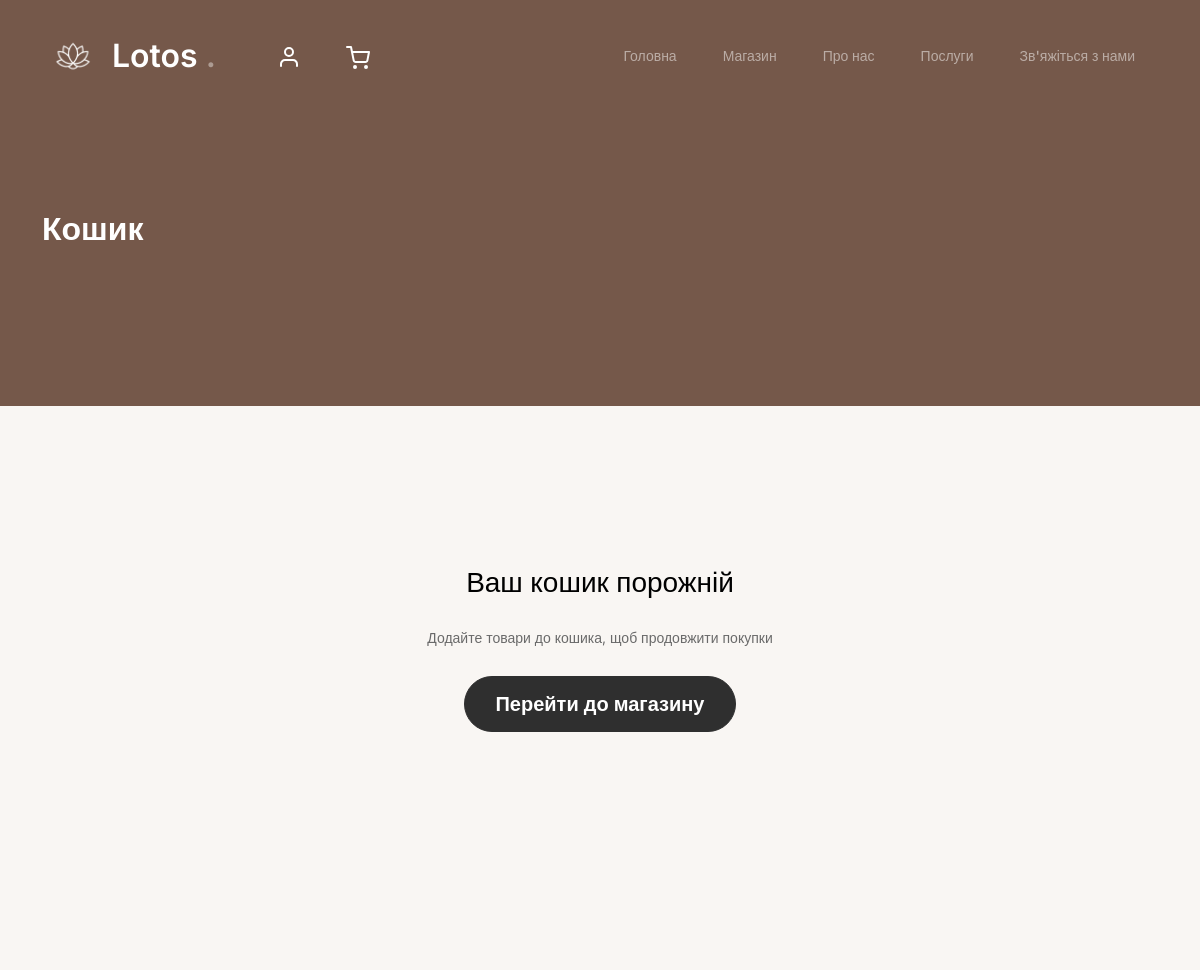
Before: /cart (signed in, upper part) with the older database file.
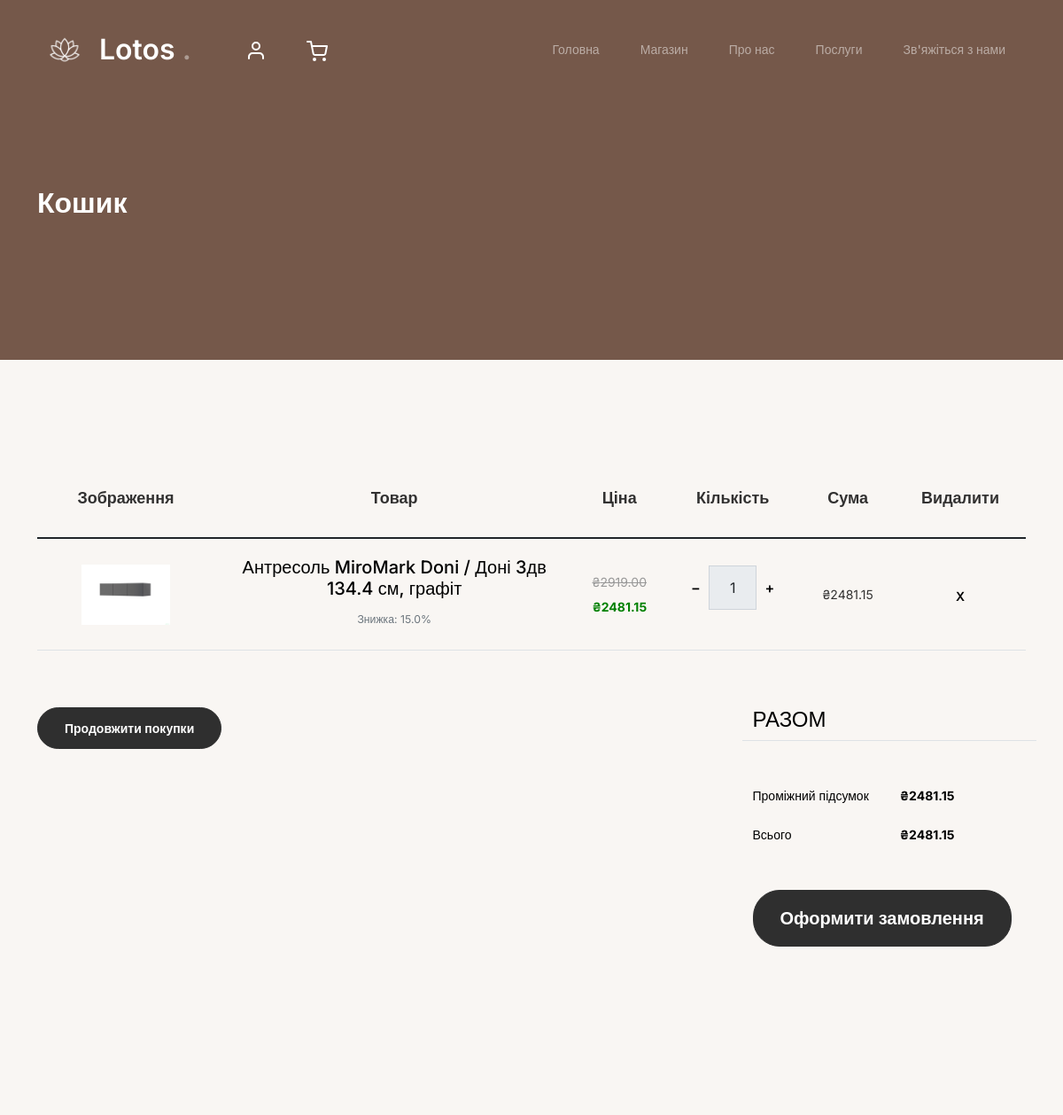
After: the same page with the newer database file.
### models/models.py (models this page shows, shortened)
class CartItem(Base):
    __tablename__ = "cart_items"
    id = Column(Integer, primary_key=True)
    cart_id = Column(Integer, ForeignKey("carts.id"), nullable=False)
    product_id = Column(Integer, ForeignKey("products.id"), nullable=False)
    quantity = Column(Integer, default=1, nullable=False)
    added_at = Column(DateTime, default=datetime.utcnow)
    cart = relationship("Cart", back_populates="items")
    product = relationship("Product")
    def subtotal(self) -> float:
        return round(self.product.price_after_discount() * self.quantity, 2)

class Product(Base):
    __tablename__ = "products"
    id = Column(Integer, primary_key=True)
    name = Column(String(255), nullable=False)
    description = Column(Text, default="")
    price = Column(Float, default=0.0, nullable=False)
    discount_percent = Column(Float, default=0.0, nullable=False)
    preview = Column(String(512), nullable=True)
    category_id = Column(Integer, ForeignKey("categories.id"), nullable=True)
    attributes = Column(Text, default="")
    created_at = Column(DateTime, default=datetime.utcnow)
    updated_at = Column(DateTime, default=datetime.utcnow, onupdate=datetime.utcnow)
    category = relationship("Category", back_populates="products")
    images = relationship(
        "ProductImage", back_populates="product", cascade="all, delete-orphan"
    )
    addon_categories = relationship(
        "AddOnCategory", back_populates="product", cascade="all, delete-orphan"
    )
    def price_after_discount(self) -> float:
        try:
            discount = max(0.0, min(100.0, float(self.discount_percent or 0.0)))
            return round(float(self.price) * (1.0 - discount / 100.0), 2)
        except Exception:
            return float(self.price or 0.0)

### main.py (the view)
@app.route("/cart")
@login_required
def cart():
    db = SessionLocal()
    try:
        user_id = session["user_id"]
        cart_obj = (
            db.query(Cart)
            .options(
                joinedload(Cart.items)
                .joinedload(CartItem.product)
                .joinedload(Product.images)
            )
            .filter(Cart.user_id == user_id)
            .first()
        )
        if not cart_obj:
            cart_data = SimpleNamespace(items=[], total_price=0.0, total_items=0)
        else:
            items_list = list(cart_obj.items)
            try:
                total_price = float(cart_obj.total_price())
            except Exception:
                total_price = 0.0
            try:
                total_items = int(cart_obj.total_items())
            except Exception:
                total_items = len(items_list)
            cart_data = SimpleNamespace(
                items=items_list,
                total_price=total_price,
                total_items=total_items,
            )
        return render_template("cart.html", cart=cart_data)
    finally:
        db.close()

### main.py (called while the page is built)
@app.context_processor
def inject_urls():
    return {
        "urls": {
            "delete_category": url_for("categories.delete_category"),
            "add_category": url_for("categories.add_category"),
        }
    }

### models/models.py (called while the page is built)
    def total_price(self) -> float:
        return round(sum(item.subtotal() for item in self.items), 2)

    def total_items(self) -> int:
        return sum(item.quantity for item in self.items)

### templates/cart.html (shortened to what the changed rows need)
<!doctype html>
<html lang="en">
<head>
  <link href="{{url_for('static', filename='css/bootstrap.min.css')}}" rel="stylesheet">
  <link href="https://cdnjs.cloudflare.com/ajax/libs/font-awesome/6.0.0-beta3/css/all.min.css" rel="stylesheet">
  <link href="{{url_for('static', filename='css/tiny-slider.css')}}" rel="stylesheet">
  <link href="{{url_for('static', filename='css/style.css')}}" rel="stylesheet">
</head>
<body>
  <div class="hero">
    <div class="container">
      <div class="row justify-content-between">
        <div class="col-lg-5">
          <div class="intro-excerpt">
            <h1>Кошик</h1>
          </div>
        </div>
      </div>
    </div>
  </div>
  <div class="untree_co-section before-footer-section">
    <div class="container">
      {% if cart.items and cart.items|length > 0 %}
      <div class="row mb-5">
        <div class="col-md-12">
          <div class="site-blocks-table">
            <table class="table">
              <thead>
                <tr>
                  <th class="product-thumbnail">Зображення</th>
                  <th class="product-name">Товар</th>
                  <th class="product-price">Ціна</th>
                  <th class="product-quantity">Кількість</th>
                  <th class="product-total">Сума</th>
                  <th class="product-remove">Видалити</th>
                </tr>
              </thead>
              <tbody id="cartTableBody">
                {% for item in cart.items %}
                {% set product = item.product %}
                {% set img_src = product.preview %}
                {% if (not img_src) and product.images and product.images|length > 0 %}
                  {% set img_src = product.images[0].path %}
                {% endif %}
                {% set price_after_discount = product.price_after_discount() %}
                <tr data-cart-item-id="{{ item.id }}">
                  <td class="product-thumbnail">
                    {% if img_src %}
                    <img src="{{ url_for('static', filename=img_src[7:] if img_src.startswith('static/') else img_src) }}" alt="{{ product.name }}" class="img-fluid" style="max-width: 100px;">
                    {% else %}
                    <img src="{{url_for('static', filename='images/product-1.png')}}" alt="{{ product.name }}" class="img-fluid" style="max-width: 100px;">
                    {% endif %}
                  </td>
                  <td class="product-name">
                    <h2 class="h5 text-black">{{ product.name }}</h2>
                    {% if product.discount_percent and product.discount_percent > 0 %}
                    <small class="text-muted">Знижка: {{ product.discount_percent }}%</small>
                    {% endif %}
                  </td>
                  <td class="product-price" data-price="{{ price_after_discount }}">
                    {% if product.discount_percent and product.discount_percent > 0 %}
                    <span style="text-decoration: line-through; color: #999;">₴{{ '%.2f' % product.price }}</span><br>
                    <strong style="color: green;">₴{{ '%.2f' % price_after_discount }}</strong>
                    {% else %}
                    ₴{{ '%.2f' % price_after_discount }}
                    {% endif %}
                  </td>
                  <td>
                    <div class="input-group mb-3 d-flex align-items-center quantity-container" style="max-width: 120px;">
                      <div class="input-group-prepend">
                        <button class="btn btn-outline-black decrease" type="button">&minus;</button>
                      </div>
                      <input type="text" class="form-control text-center quantity-amount" value="{{ item.quantity }}" readonly>
                      <div class="input-group-append">
                        <button class="btn btn-outline-black increase" type="button">&plus;</button>
                      </div>
                    </div>
                  </td>
                  <td class="product-subtotal">₴{{ '%.2f' % item.subtotal() }}</td>
                  <td>
                    <button class="btn btn-black btn-sm remove-item">X</button>
                  </td>
                </tr>
                {% endfor %}
              </tbody>
            </table>
          </div>
        </div>
      </div>
      <div class="row">
        <div class="col-md-6">
          <div class="row mb-5">
            <div class="col-md-6">
              <a href="{{ url_for('categories_view') }}" class="btn btn-outline-black btn-sm btn-block">Продовжити покупки</a>
            </div>
          </div>
        </div>
        <div class="col-md-6 pl-5">
          <div class="row justify-content-end">
            <div class="col-md-7">
              <div class="row">
                <div class="col-md-12 text-right border-bottom mb-5">
                  <h3 class="text-black h4 text-uppercase">Разом</h3>
                </div>
              </div>
              <div class="row mb-3">
                <div class="col-md-6">
                  <span class="text-black">Проміжний підсумок</span>
                </div>
                <div class="col-md-6 text-right">
                  <strong class="text-black" id="cartSubtotal">₴{{ '%.2f' % cart.total_price }}</strong>
                </div>
              </div>
              <div class="row mb-5">
                <div class="col-md-6">
                  <span class="text-black">Всього</span>
                </div>
                <div class="col-md-6 text-right">
                  <strong class="text-black" id="cartTotal">₴{{ '%.2f' % cart.total_price }}</strong>
                </div>
              </div>
              <div class="row">
                <div class="col-md-12">
                  <button class="btn btn-black btn-lg py-3 btn-block" onclick="proceedToCheckout()">Оформити замовлення</button>
                </div>
              </div>
            </div>
          </div>
        </div>
      </div>
      {% else %}
      <div class="row">
        <div class="col-md-12 text-center py-5">
          <h3 class="text-black mb-4">Ваш кошик порожній</h3>
          <p class="mb-4">Додайте товари до кошика, щоб продовжити покупки</p>
          <a href="{{ url_for('categories_view') }}" class="btn btn-black btn-lg">Перейти до магазину</a>
        </div>
      </div>
      {% endif %}
    </div>
  </div>
</body>
</html>

Changed rows visible on the page:
added CartItem: preview (picture), price_after_discount "2481.15", quantity "1"
added Product: name "Антресоль MiroMark Doni / Доні 3дв 134.4 см, графіт", discount_percent "15.0", price "2919.00", discount_percent+price "2481.15"
Other visible differences:
{{ '%.2f' % cart.total_price }}: (not shown) → "2481.15"
text no longer shown: "Ваш кошик порожній Додайте товари до кошика, щоб продовжити покупки Перейти до магазину"
text now shown: "Зображення Товар Ціна Кількість Сума Видалити Продовжити покупки РАЗОМ Проміжний підсумок ₴ Всього ₴ Оформити замовлення"
